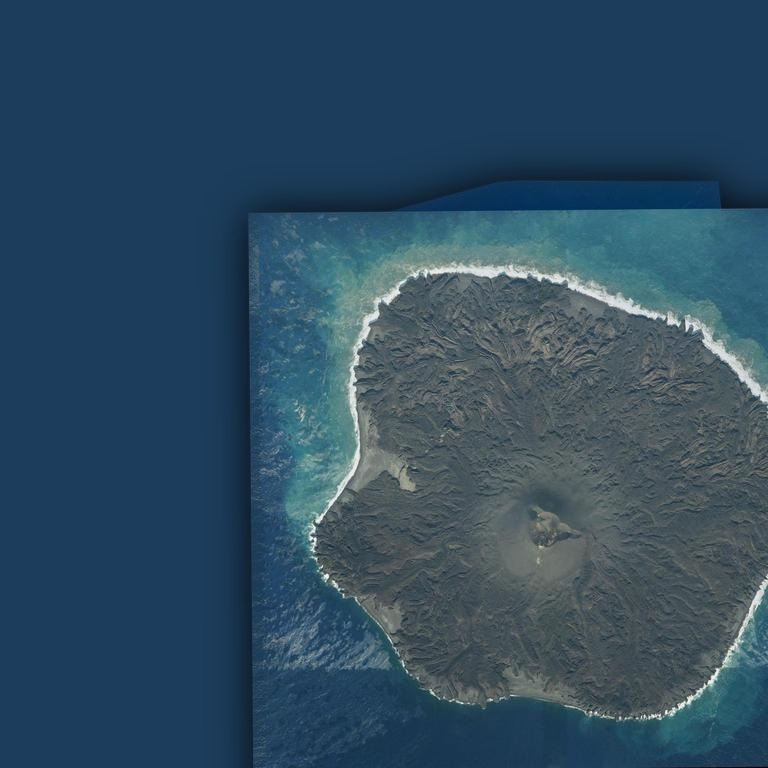
#> input picture travel_shorts/nishinoshima/maps/photo_fill.jpg, 768 x 768 px
$ python -i spot.py   (imports and definitions only)
#> lines starting #> are read from the running program, lines starting #| are printed output that depends on the picture
"""ふしぎな絶景の科学 西之島（30秒・全画面）

事実の根拠:
- 2013年11月20日、西之島の南南東約500mの海で噴火が始まり、新しい島が見つかった … 気象庁 / 海上保安庁
- 新しい島は溶岩で広がり、2013年12月26日に元の西之島とつながった … 気象庁
- 噴火は約2年続き、島は噴火前の約12倍の広さになった … 海上保安庁
- その後の噴火でも陸地が広がり、2019年に地形図と海図が改められ、日本の管轄海域が約50km²広がった … 国土地理院
"""
import os

from PIL import Image, ImageDraw

import longform as L

FULL = True
TITLE = "ふしぎな絶景の科学"
ACCENT = (255, 160, 90)
PLACE = dict(name="西之島", pref="東京都小笠原村", lat=27.247, lon=140.874)
MAP_CREDITS = ["航空写真（現在・1970年代）: 出典 国土地理院（地理院タイルを加工して作成。写真のない海の部分は海の色でうめた）"]

SW, SH = 1080, 1920
_M = os.path.join(os.path.dirname(os.path.abspath(__file__)), "maps")
PAD = 700  # 写真のまわりを海の色で広げる（切り出しが写真の外に出ても黒くならないように）


def _padded(name):
#> called with name = 'photo_fill.jpg'
    im = Image.open(os.path.join(_M, name)).convert("RGB")
#> im is the input picture: PIL image 768x768 RGB; mean R, G, B 47.8, 76.3, 96.6
    out = Image.new("RGB", (im.width + 2 * PAD, im.height + 2 * PAD), (28, 62, 92))
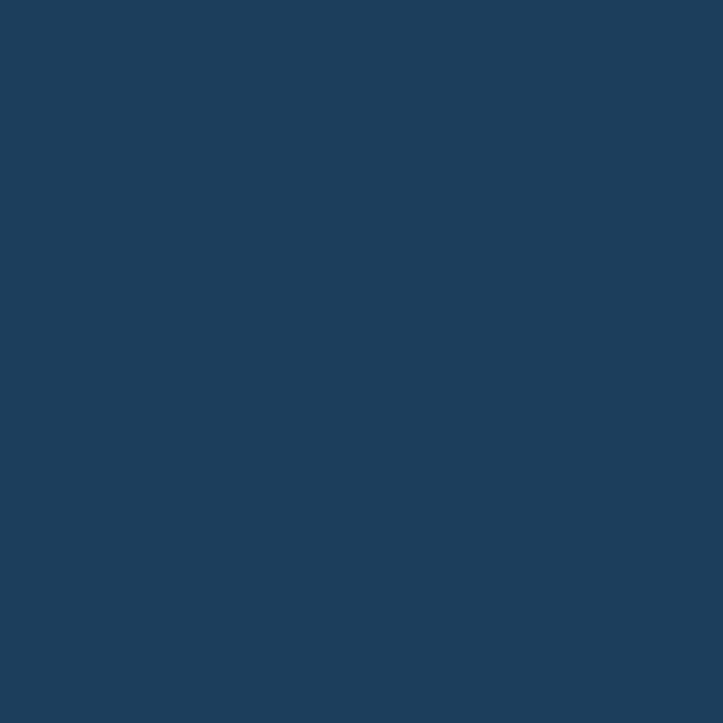
#> out: PIL image 2168x2168 RGB (shown at 1/3 size); mean R, G, B 28, 62, 92
    m = Image.new("L", im.size, 255).filter(__import__("PIL.ImageFilter", fromlist=["x"]).GaussianBlur(0))
#> m: PIL image 768x768 L; every value is 255
    out.paste(im, (PAD, PAD), m)
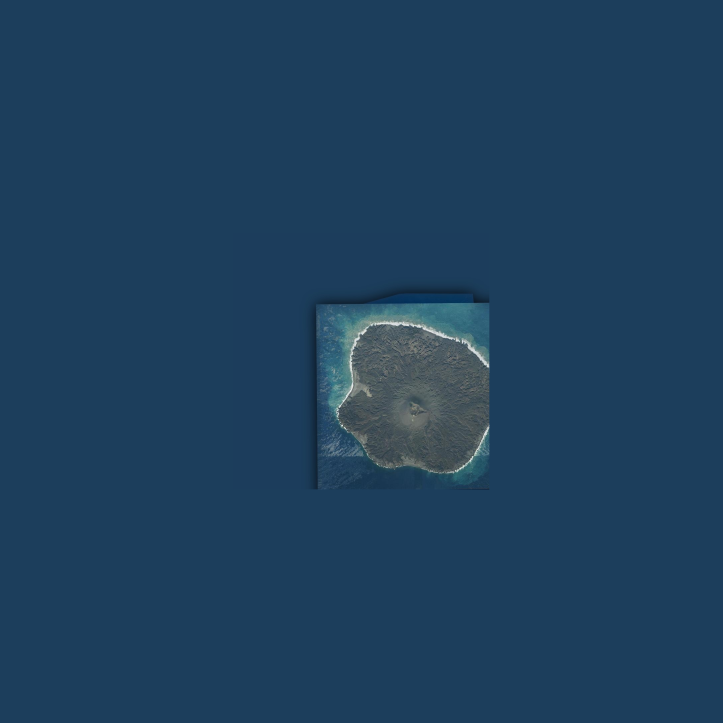
#> out: PIL image 2168x2168 RGB (shown at 1/3 size); mean R, G, B 30.5, 63.8, 92.6
    return out


_NOW = _padded("photo_fill.jpg")
_OLD = _padded("old1974_fill.jpg")
#> call 2 of _padded, with name = 'old1974_fill.jpg'
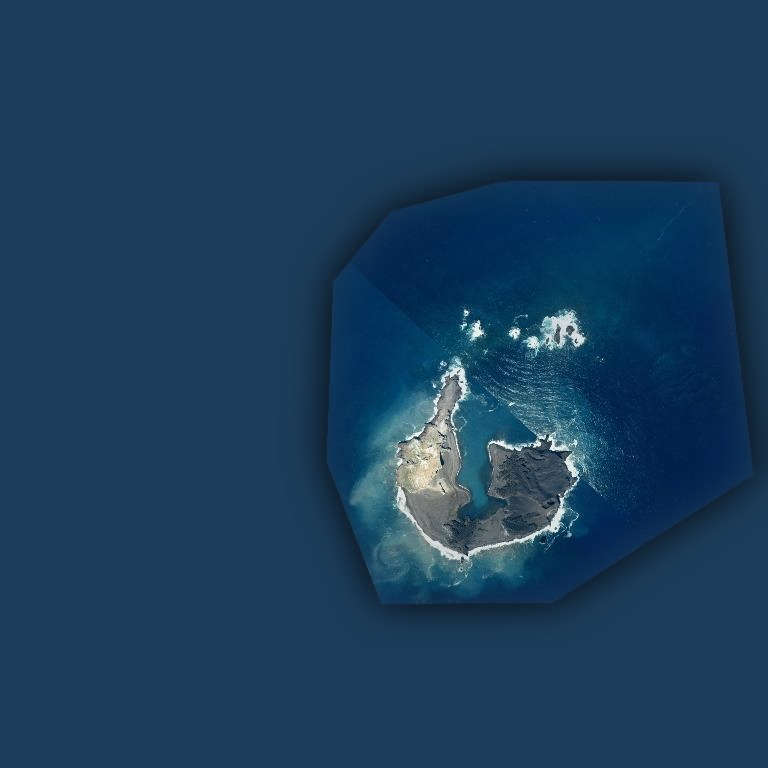
#> input picture travel_shorts/nishinoshima/maps/old1974_fill.jpg, 768 x 768 px
#> in _padded, im is the input picture: PIL image 768x768 RGB; mean R, G, B 27.2, 61.7, 92
#> in _padded (call 2), `out.paste(im, (PAD, PAD), m)`:
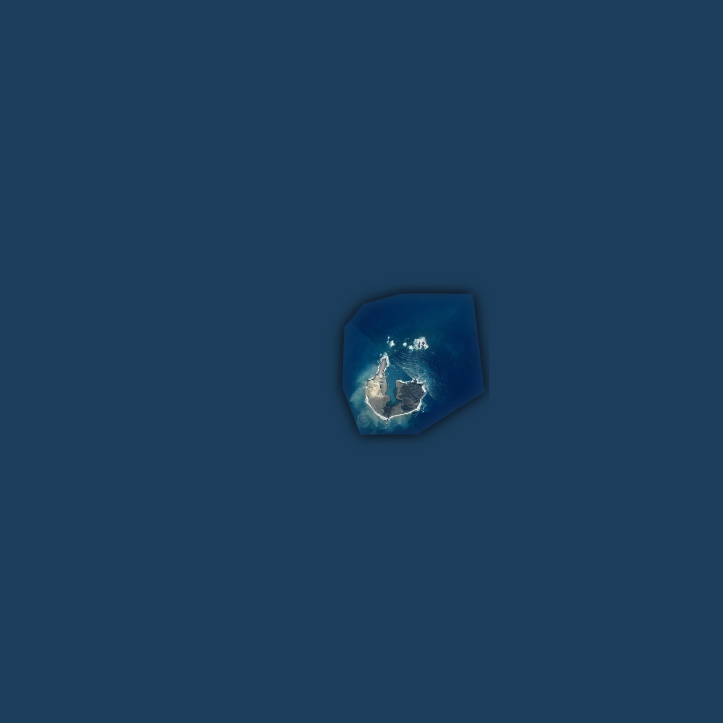
#> out: PIL image 2168x2168 RGB (shown at 1/3 size); mean R, G, B 27.9, 62, 92
C = (540 + PAD, 470 + PAD)


def _view(im, scale):
    w, h = 640 * scale, 640 * scale * SH / SW
    b = (C[0] - w / 2, C[1] - h / 2, C[0] + w / 2, C[1] + h / 2)
    return im.crop(tuple(int(v) for v in b)).resize((SW, SH), Image.BILINEAR)


def _label(im, text):
    im = im.convert("RGBA")
    d = ImageDraw.Draw(im)
    d.rounded_rectangle((60, 1250, 520, 1350), 30, fill=(0, 0, 0, 170))
    d.text((290, 1300), text, font=L.jp(52, True), fill=(255, 214, 120), anchor="mm")
    return im


def now(t, lt):
    return _view(_NOW, 1.0 - 0.15 * min(1, lt / 4))


def before(t, lt):
    return _label(_view(_OLD, 0.9), "1970年代")


def grow(t, lt):
    k = min(1.0, max(0.0, (lt - 0.8) / 2.5))
    im = Image.blend(_view(_OLD, 0.9), _view(_NOW, 0.9), k)
    return _label(im, "1970年代" if k < 0.5 else "現在")


FIGS = {"now": now, "before": before, "grow": grow}

SCENES = [
    dict(spk="Z", ex="panic", say="この島、10年ちょっとで何倍にも大きくなったのだ！？",
         read="この、しま、じゅうねん、ちょっとで、なんばいにも、おおきく、なったのだ！？",
         head="島が\n大きくなった！？", show=("fig", "now")),
    dict(spk="M", say="東京都の西之島。前は、こんなに小さな島だったの。",
         read="とうきょうとの、にしのしま。まえは、こんなに、ちいさな、しまだったの。",
         head="前は小さな島", show=("fig", "before")),
    dict(spk="M", say="2013年、すぐ近くの海で噴火が始まり、新しい島が生まれて、元の島とつながったのよ。",
         read="にせんじゅうさんねん、すぐ、ちかくの、うみで、ふんかが、はじまり、あたらしい、しまが、うまれて、もとの、しまと、つながったのよ。",
         head="新しい島が\n生まれてつながった", show=("fig", "grow")),
    dict(spk="M", say="流れ出た溶岩が海をうめて、島は噴火前の約12倍の広さになったの。",
         read="ながれでた、ようがんが、うみを、うめて、しまは、ふんかまえの、やく、じゅうにばいの、ひろさに、なったの。",
         head="約12倍に", show=("fig", "now")),
    dict(spk="M", say="噴火は約2年も続いて、溶岩がどんどん海に流れこんだの。",
         head="約2年の噴火", show=("fig", "grow")),
    dict(spk="M", say="島が広がったおかげで、2019年には地図が書きかえられて、日本の海も広がったのよ。",
         head="日本の海が\n広がった", show=("fig", "now")),
    dict(spk="Z", say="今も、地球が島を作っているのだ！",
         read="いまも、ちきゅうが、しまを、つくっているのだ！",
         head="地球が\n島を作ってる！", show=("fig", "now")),
]

META = dict(
    title="島が12倍に！？今も成長する西之島 #shorts #絶景 #科学",
    alt_titles=["噴火で生まれた新しい島 #shorts #西之島", "日本の島が大きくなった！ #shorts #科学 #小笠原"],
    lead="東京都小笠原村の西之島は、2013年に始まった噴火で新しい島が生まれ、元の島とつながって大きくなりました。",
    points=["噴火は約2年続いた。2019年に地形図と海図が改められ、日本の管轄海域が約50km²広がった",
            "2013年11月20日、西之島の南南東約500mの海で噴火が始まり、新しい島が見つかった",
            "新しい島は溶岩で広がり、2013年12月26日に元の西之島とつながった",
            "噴火は約2年続き、島は噴火前の約12倍の広さに。その後の噴火でも広がり、2019年に地図と海図が改められた"],
    principle=("海の中で火山が噴火すると、流れ出た溶岩が海水で冷やされて固まり、海底から積み重なっていきます。やがて海面より上に"
               "出ると新しい島になり、さらに溶岩が流れ出るたびに、固まった溶岩が海をうめて陸地が広がります。"),
    sources=[("気象庁 火山活動解説資料（西之島 2013年）", "https://www.data.jma.go.jp/vois/data/report/monthly_v-act_doc/tokyo/2013y/326_13y.pdf"),
             ("海上保安庁（西之島の噴火と拡大）", "https://www1.kaiho.mlit.go.jp/kenkyu/report/rhr55/rhr55-00.pdf"),
             ("国土地理院「西之島の地形図と海図を改版」", "https://www.gsi.go.jp/kanri/kanri61003.html")],
    tags=["西之島", "にしのしま", "新島", "海底火山", "噴火", "溶岩", "小笠原", "小笠原諸島", "東京都", "火山",
          "絶景", "ふしぎな絶景", "地学", "科学", "航空写真", "shorts"],
    hashtags=["#絶景", "#科学", "#西之島", "#火山", "#shorts"],
    pinned="島が広がると、日本の海の範囲も広がります。次はどこのふしぎな絶景が見たい？コメントで教えてください！",
    notes=["「前は小さな島」の写真は国土地理院の1970年代の空中写真。2013年の噴火直前とは時期がちがう。",
           "「約12倍」は海上保安庁の報告（噴火が約2年続いたあとの面積）にもとづく。",
           "西之島は今も活動中の火山で、上陸などは規制されている。"],
)

>>> result = _padded('maps/old1974_z15.jpg')
#> call 3 of _padded, with name = 'maps/old1974_z15.jpg'
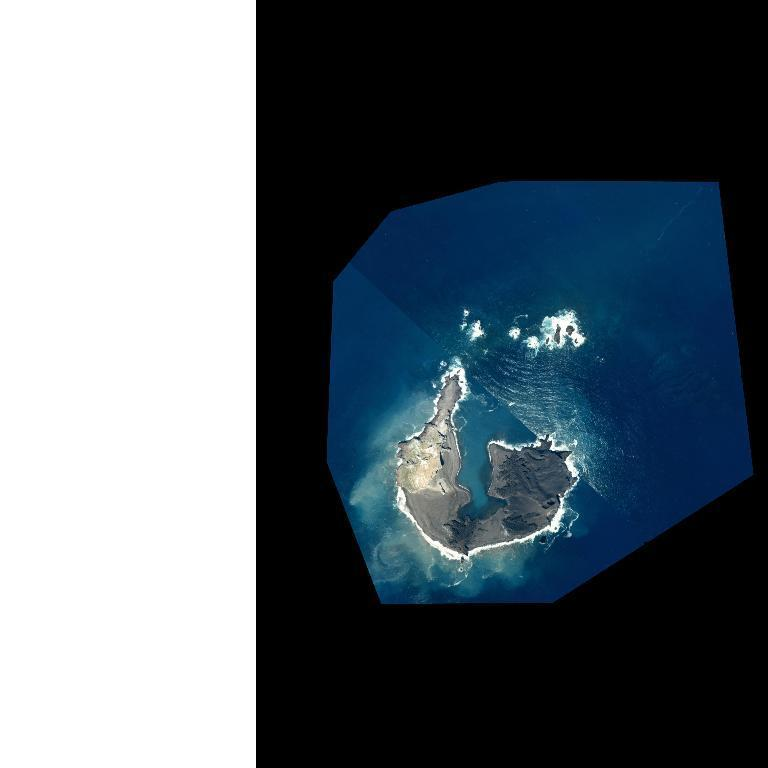
#> input picture travel_shorts/nishinoshima/maps/old1974_z15.jpg, 768 x 768 px, found by its file name
#> in _padded, im is the input picture: PIL image 768x768 RGB; mean R, G, B 91.9, 102.6, 110.6
#> in _padded (call 3), `out.paste(im, (PAD, PAD), m)`:
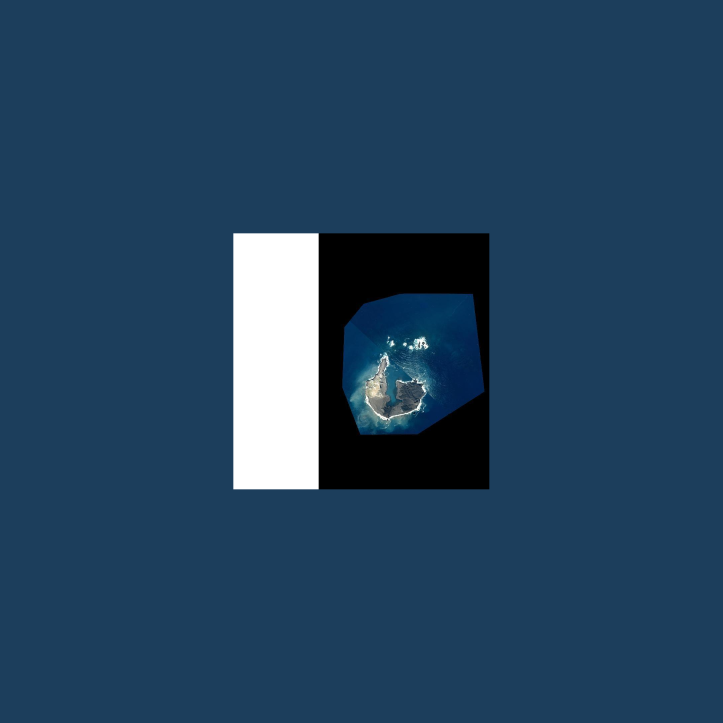
#> out: PIL image 2168x2168 RGB (shown at 1/3 size); mean R, G, B 36, 67.1, 94.3
